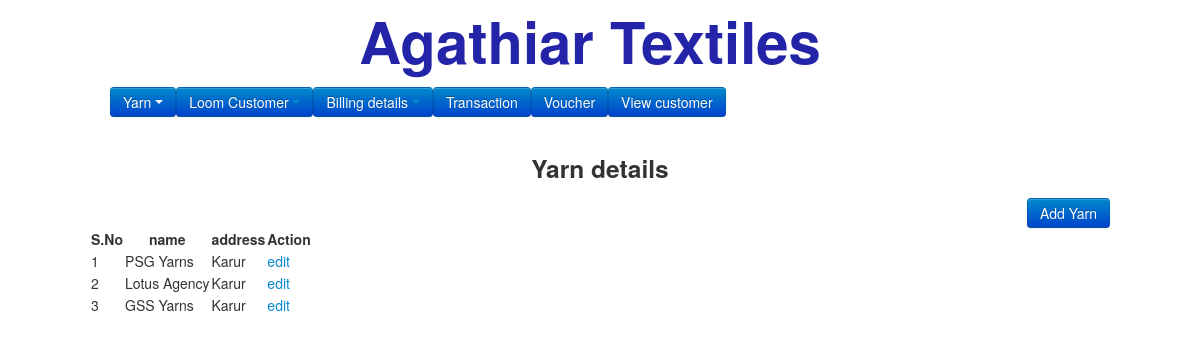
Page /yarn.php on the committed database.
### tables this page shows
CREATE TABLE `yarns` (
  `id` int(10) NOT NULL,
  `name` varchar(50) NOT NULL,
  `address` varchar(50) NOT NULL,
  `date` varchar(50) NOT NULL
);

### yarn.php (the view, shortened to what this page needs)
<?php
include('template/header.php');
?>
<center><h3>Yarn details</h3></center>
<div align="right"><a href="addyarn.php"><input type="button" value="Add Yarn" class="btn btn-primary"></a></div>
<?php
$select=mysql_query("SELECT * FROM `yarns`");
?>
<table id="example" border="0">
<thead>
<tr>
<th>S.No</th>
<th>name</th>
<th>address</th>
<th>Action</th>
</tr>
</thead>
<tbody>
<?php
$i=1;
while($fetch = mysql_fetch_assoc($select)) {
echo "<tr><td>{$i}</td><td>".$fetch["name"]."</td><td>".$fetch["address"]."</td><td>"."<a href='addyarn.php?id=".$fetch["id"]."'>edit</a></td></tr>";
$i++;
}
?>
</tbody>
</table>
</body>
</html>

### rows in the picture
yarns: name "PSG Yarns", address "Karur"
yarns: name "Lotus Agency", address "Karur"
yarns: name "GSS Yarns", address "Karur"
